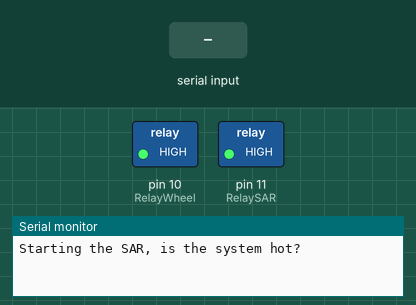
Simulated run of this sketch. Board: Arduino Uno, built with avr-gcc and run on an emulated ATmega328P. On the bench: switched loads named in the sketch (green lamp = pin HIGH), the last lines printed to the serial monitor. The test bench sets the inputs (shaded band).

Above: at 1.2 s.
1.3 s: "1" received over Serial
At 2.2 s:
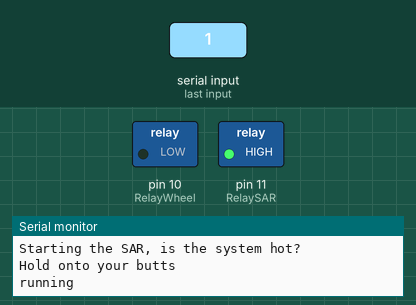
At 16.4 s:
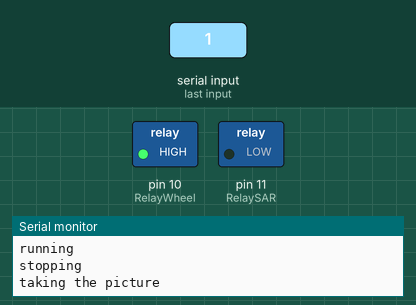
Timing chart, 0 to 20.7 s (numbered marks = the images above; inputs shaded):
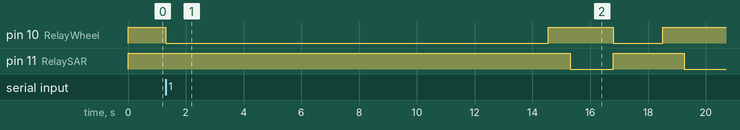

The sketch:

SAR_final_wetgrass.ino
```cpp
int RelaySAR = 11;
int count;
int RelayWheel = 10;
void setup() {
  Serial.begin(9600);
  //setting outputs
  //Relay Wheel controls the electric motors
  //Relay SAR controls the Sync Pulse on the modulator
  pinMode(RelayWheel, OUTPUT);
  pinMode(RelaySAR, OUTPUT);

}
void loop() {
  //"Homing" the relays so that the Mobile Sar doesn't move
  digitalWrite(RelayWheel, HIGH);
  digitalWrite(RelaySAR, HIGH);
  //This command allows users to remotely type in the serial monitor
  // to start whenever the command is given
  Serial.println(F("Starting the SAR, is the system hot?"));
  //In accordance with our safety constraints, the system asks the user if the system is hot,
  //so that nothing moves if someone is in the way
  //and acts as a warning to not touch the electrical components

  while (!Serial.available()) {
    // wait for user input
  }
  Serial.println("Hold onto your butts");
  //Classic Jurassic Park reference
  digitalWrite(RelayWheel, LOW);
  Serial.println("running");
  //normal grass 11250
  delay(13250);
  //run for 11.25 seconds
  Serial.println("stopping");
  //SAR loop that toggles the sync pulse for 45 times to get the enough information
  //on the environment
  for (int i = 1; i <= 45; i++) {
    count = count + 1;
    digitalWrite(RelayWheel, HIGH);
    delay(750);
    //stabilizing
    digitalWrite(RelaySAR, LOW);
    Serial.println("taking the picture");
    delay(1500);
    //move car to next position
    digitalWrite(RelaySAR, HIGH);
    digitalWrite(RelayWheel, LOW);
    Serial.println(count);
    //1120 for normal grass
    delay(1708);
  }

  digitalWrite(RelayWheel, LOW);
  digitalWrite(RelaySAR, HIGH);
  Serial.println("Going after the delay");
  delay(11000);
  digitalWrite(RelayWheel, HIGH);
  while (1) {} // hold in infinite loop
  //mobile SAR gets put in an infinite loop so that the team can
  //recover the radar from it's end position with the robot continuing
  //to move.
}
```

Measured:
- after the input at 1.3 s, pin 10 (RelayWheel): HIGH → LOW at once, → HIGH 13.3 s later, → LOW 2.3 s later, → HIGH 1.7 s later; pin 11 (RelaySAR): HIGH → LOW after 14.0 s, → HIGH 1.5 s later, → LOW 2.5 s later
